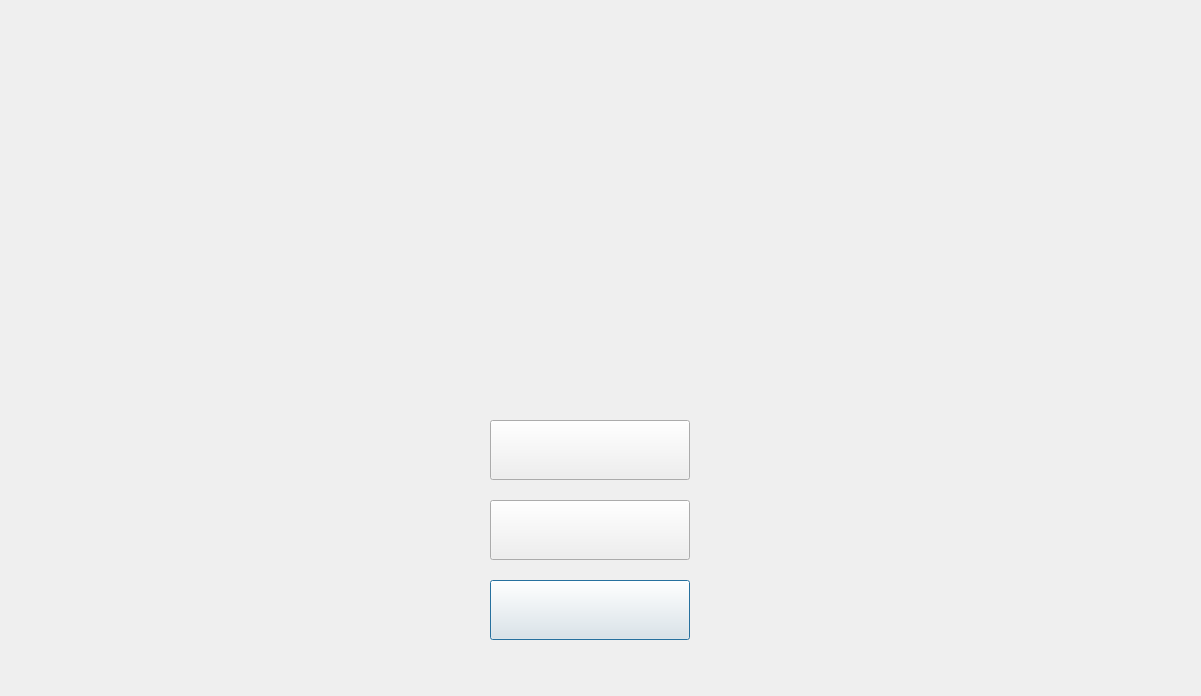
<?xml version="1.0" encoding="UTF-8"?>
<ui version="4.0">
 <class>Level1StartDialog</class>
 <widget class="QDialog" name="Level1StartDialog">
  <property name="geometry">
   <rect>
    <x>0</x>
    <y>0</y>
    <width>1201</width>
    <height>696</height>
   </rect>
  </property>
  <property name="windowTitle">
   <string>关卡1</string>
  </property>
  <property name="styleSheet">
   <string notr="true">border-image: url(:/images/level1_startdialog.png);</string>
  </property>
  <widget class="QPushButton" name="backToMenuBtn">
   <property name="geometry">
    <rect>
     <x>490</x>
     <y>580</y>
     <width>200</width>
     <height>60</height>
    </rect>
   </property>
   <property name="minimumSize">
    <size>
     <width>200</width>
     <height>60</height>
    </size>
   </property>
   <property name="styleSheet">
    <string notr="true">border-image: url(:/images/level1_startdialog_returnbutton.png);</string>
   </property>
   <property name="text">
    <string/>
   </property>
  </widget>
  <widget class="QPushButton" name="gameIntroBtn">
   <property name="geometry">
    <rect>
     <x>490</x>
     <y>500</y>
     <width>200</width>
     <height>60</height>
    </rect>
   </property>
   <property name="minimumSize">
    <size>
     <width>200</width>
     <height>60</height>
    </size>
   </property>
   <property name="styleSheet">
    <string notr="true">border-image: url(:/images/level1_startdialog_introbutton.png);</string>
   </property>
   <property name="text">
    <string/>
   </property>
  </widget>
  <widget class="QPushButton" name="startGameBtn">
   <property name="geometry">
    <rect>
     <x>490</x>
     <y>420</y>
     <width>200</width>
     <height>60</height>
    </rect>
   </property>
   <property name="minimumSize">
    <size>
     <width>200</width>
     <height>60</height>
    </size>
   </property>
   <property name="styleSheet">
    <string notr="true">border-image: url(:/images/level1_startdialog_startbutton.png);</string>
   </property>
   <property name="text">
    <string/>
   </property>
  </widget>
 </widget>
 <resources/>
 <connections/>
</ui>
